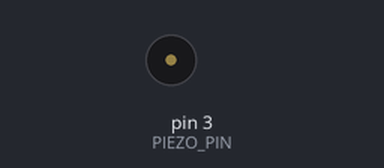
Bench run of a sketch on a simulated Arduino Uno, built with avr-gcc and run on an emulated ATmega328P. Parts: buzzer (waves = sounding).

Above: at 0.1 s.
Timing chart, 0 to 1.9 s (numbered marks = the images above):
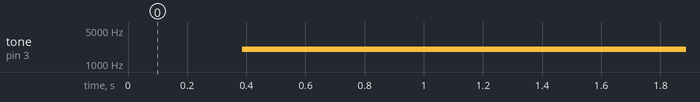

Measured:
- by itself, tone on pin 3 (PIEZO_PIN): silent → 2017 Hz at 0.39 s

The sketch:

ArduinoOnRampPiezoTest.ino
```cpp
#define PIEZO_PIN 3

float sinVal;
int toneVal;
void setup() {
//  pinMode(PIEZO_PIN, OUTPUT);
}


void play_alarm(int lowFreq, int highFreq, int wait) {
  for (int x=0; x<180; x++) {
    // convert degrees to radians then obtain sin value (from 0 to 1 back to 0)
    sinVal = (sin(x*(3.1412/180)));
    // generate a frequency from the sin value
    toneVal = lowFreq+(int(sinVal*(highFreq-lowFreq)));
    tone(PIEZO_PIN, toneVal);
    delay(wait);
  }
}

void loop() {
  play_alarm(2000, 3000, 2);
  delay(100);
}
```
